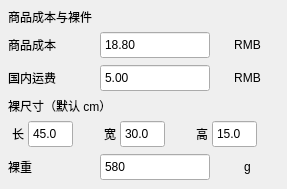
<?xml version="1.0" encoding="UTF-8"?>
<ui version="4.0">
<widget class="QFrame" name="bareProductCard">
                        <property name="sizePolicy">
                         <sizepolicy hsizetype="Expanding" vsizetype="Preferred">
                          <horstretch>1</horstretch>
                          <verstretch>0</verstretch>
                         </sizepolicy>
                        </property>
                        <property name="minimumSize">
                         <size>
                          <width>205</width>
                          <height>0</height>
                         </size>
                        </property>
                        <layout class="QGridLayout" name="bareProductLayout" columnstretch="1,1,1">
                         <property name="leftMargin">
                          <number>8</number>
                         </property>
                         <property name="topMargin">
                          <number>8</number>
                         </property>
                         <property name="rightMargin">
                          <number>8</number>
                         </property>
                         <property name="bottomMargin">
                          <number>8</number>
                         </property>
                         <property name="spacing">
                          <number>5</number>
                         </property>
                         <item row="0" column="0" colspan="3">
                          <widget class="QLabel" name="lblBareProductTitle">
                           <property name="text">
                            <string>商品成本与裸件</string>
                           </property>
                          </widget>
                         </item>
                         <item row="1" column="0">
                          <widget class="QLabel" name="lblProductCost">
                           <property name="text">
                            <string>商品成本</string>
                           </property>
                          </widget>
                         </item>
                         <item row="1" column="1" colspan="2">
                          <layout class="QHBoxLayout" name="layout_spinProductCostRmb">
                           <property name="spacing">
                            <number>6</number>
                           </property>
                           <property name="leftMargin">
                            <number>0</number>
                           </property>
                           <property name="topMargin">
                            <number>0</number>
                           </property>
                           <property name="rightMargin">
                            <number>0</number>
                           </property>
                           <property name="bottomMargin">
                            <number>0</number>
                           </property>
                           <item>
                            <widget class="QDoubleSpinBox" name="spinProductCostRmb">
                             <property name="minimumSize">
                              <size>
                               <width>110</width>
                               <height>28</height>
                              </size>
                             </property>
                             <property name="buttonSymbols">
                              <enum>QAbstractSpinBox::NoButtons</enum>
                             </property>
                             <property name="decimals">
                              <number>2</number>
                             </property>
                             <property name="minimum">
                              <double>0.000000000000000</double>
                             </property>
                             <property name="maximum">
                              <double>999999.000000000000000</double>
                             </property>
                             <property name="singleStep">
                              <double>1.000000000000000</double>
                             </property>
                             <property name="value">
                              <double>18.800000000000001</double>
                             </property>
                            </widget>
                           </item>
                           <item>
                            <widget class="QLabel" name="unit_spinProductCostRmb">
                             <property name="minimumSize">
                              <size>
                               <width>36</width>
                               <height>0</height>
                              </size>
                             </property>
                             <property name="text">
                              <string>RMB</string>
                             </property>
                             <property name="alignment">
                              <set>Qt::AlignmentFlag::AlignCenter</set>
                             </property>
                             <property name="unitLabel" stdset="0">
                              <bool>true</bool>
                             </property>
                            </widget>
                           </item>
                          </layout>
                         </item>
                         <item row="2" column="0">
                          <widget class="QLabel" name="lblDomesticFreight">
                           <property name="text">
                            <string>国内运费</string>
                           </property>
                          </widget>
                         </item>
                         <item row="2" column="1" colspan="2">
                          <layout class="QHBoxLayout" name="layout_spinDomesticFreightRmb">
                           <property name="spacing">
                            <number>6</number>
                           </property>
                           <property name="leftMargin">
                            <number>0</number>
                           </property>
                           <property name="topMargin">
                            <number>0</number>
                           </property>
                           <property name="rightMargin">
                            <number>0</number>
                           </property>
                           <property name="bottomMargin">
                            <number>0</number>
                           </property>
                           <item>
                            <widget class="QDoubleSpinBox" name="spinDomesticFreightRmb">
                             <property name="minimumSize">
                              <size>
                               <width>110</width>
                               <height>28</height>
                              </size>
                             </property>
                             <property name="buttonSymbols">
                              <enum>QAbstractSpinBox::NoButtons</enum>
                             </property>
                             <property name="decimals">
                              <number>2</number>
                             </property>
                             <property name="minimum">
                              <double>0.000000000000000</double>
                             </property>
                             <property name="maximum">
                              <double>999999.000000000000000</double>
                             </property>
                             <property name="singleStep">
                              <double>1.000000000000000</double>
                             </property>
                             <property name="value">
                              <double>5.000000000000000</double>
                             </property>
                            </widget>
                           </item>
                           <item>
                            <widget class="QLabel" name="unit_spinDomesticFreightRmb">
                             <property name="minimumSize">
                              <size>
                               <width>36</width>
                               <height>0</height>
                              </size>
                             </property>
                             <property name="text">
                              <string>RMB</string>
                             </property>
                             <property name="alignment">
                              <set>Qt::AlignmentFlag::AlignCenter</set>
                             </property>
                             <property name="unitLabel" stdset="0">
                              <bool>true</bool>
                             </property>
                            </widget>
                           </item>
                          </layout>
                         </item>
                         <item row="3" column="0" colspan="3">
                          <widget class="QLabel" name="lblBareDimensionsTitle">
                           <property name="text">
                            <string>裸尺寸（默认 cm）</string>
                           </property>
                          </widget>
                         </item>
                         <item row="4" column="0">
                          <layout class="QHBoxLayout" name="layout_spinBareLengthCm">
                           <property name="spacing">
                            <number>0</number>
                           </property>
                           <property name="leftMargin">
                            <number>0</number>
                           </property>
                           <property name="topMargin">
                            <number>0</number>
                           </property>
                           <property name="rightMargin">
                            <number>0</number>
                           </property>
                           <property name="bottomMargin">
                            <number>0</number>
                           </property>
                           <item>
                            <widget class="QLabel" name="lblBareLengthCm">
                             <property name="sizePolicy">
                              <sizepolicy hsizetype="Fixed" vsizetype="Preferred">
                               <horstretch>0</horstretch>
                               <verstretch>0</verstretch>
                              </sizepolicy>
                             </property>
                             <property name="minimumSize">
                              <size>
                               <width>20</width>
                               <height>0</height>
                              </size>
                             </property>
                             <property name="maximumSize">
                              <size>
                               <width>24</width>
                               <height>16777215</height>
                              </size>
                             </property>
                             <property name="text">
                              <string>长</string>
                             </property>
                             <property name="alignment">
                              <set>Qt::AlignmentFlag::AlignCenter</set>
                             </property>
                            </widget>
                           </item>
                           <item>
                            <widget class="QDoubleSpinBox" name="spinBareLengthCm">
                             <property name="sizePolicy">
                              <sizepolicy hsizetype="Expanding" vsizetype="Fixed">
                               <horstretch>0</horstretch>
                               <verstretch>0</verstretch>
                              </sizepolicy>
                             </property>
                             <property name="minimumSize">
                              <size>
                               <width>45</width>
                               <height>28</height>
                              </size>
                             </property>
                             <property name="maximumSize">
                              <size>
                               <width>72</width>
                               <height>30</height>
                              </size>
                             </property>
                             <property name="buttonSymbols">
                              <enum>QAbstractSpinBox::NoButtons</enum>
                             </property>
                             <property name="decimals">
                              <number>1</number>
                             </property>
                             <property name="minimum">
                              <double>0.000000000000000</double>
                             </property>
                             <property name="maximum">
                              <double>999.000000000000000</double>
                             </property>
                             <property name="singleStep">
                              <double>1.000000000000000</double>
                             </property>
                             <property name="value">
                              <double>45.000000000000000</double>
                             </property>
                            </widget>
                           </item>
                           <item>
                            <widget class="QLabel" name="unit_spinBareLengthCm">
                             <property name="minimumSize">
                              <size>
                               <width>22</width>
                               <height>0</height>
                              </size>
                             </property>
                             <property name="maximumSize">
                              <size>
                               <width>28</width>
                               <height>16777215</height>
                              </size>
                             </property>
                             <property name="visible">
                              <bool>false</bool>
                             </property>
                             <property name="text">
                              <string />
                             </property>
                             <property name="alignment">
                              <set>Qt::AlignmentFlag::AlignCenter</set>
                             </property>
                             <property name="unitLabel" stdset="0">
                              <bool>true</bool>
                             </property>
                            </widget>
                           </item>
                          </layout>
                         </item>
                         <item row="4" column="1">
                          <layout class="QHBoxLayout" name="layout_spinBareWidthCm">
                           <property name="spacing">
                            <number>0</number>
                           </property>
                           <property name="leftMargin">
                            <number>0</number>
                           </property>
                           <property name="topMargin">
                            <number>0</number>
                           </property>
                           <property name="rightMargin">
                            <number>0</number>
                           </property>
                           <property name="bottomMargin">
                            <number>0</number>
                           </property>
                           <item>
                            <widget class="QLabel" name="lblBareWidthCm">
                             <property name="sizePolicy">
                              <sizepolicy hsizetype="Fixed" vsizetype="Preferred">
                               <horstretch>0</horstretch>
                               <verstretch>0</verstretch>
                              </sizepolicy>
                             </property>
                             <property name="minimumSize">
                              <size>
                               <width>20</width>
                               <height>0</height>
                              </size>
                             </property>
                             <property name="maximumSize">
                              <size>
                               <width>24</width>
                               <height>16777215</height>
                              </size>
                             </property>
                             <property name="text">
                              <string>宽</string>
                             </property>
                             <property name="alignment">
                              <set>Qt::AlignmentFlag::AlignCenter</set>
                             </property>
                            </widget>
                           </item>
                           <item>
                            <widget class="QDoubleSpinBox" name="spinBareWidthCm">
                             <property name="sizePolicy">
                              <sizepolicy hsizetype="Expanding" vsizetype="Fixed">
                               <horstretch>0</horstretch>
                               <verstretch>0</verstretch>
                              </sizepolicy>
                             </property>
                             <property name="minimumSize">
                              <size>
                               <width>45</width>
                               <height>28</height>
                              </size>
                             </property>
                             <property name="maximumSize">
                              <size>
                               <width>72</width>
                               <height>30</height>
                              </size>
                             </property>
                             <property name="buttonSymbols">
                              <enum>QAbstractSpinBox::NoButtons</enum>
                             </property>
                             <property name="decimals">
                              <number>1</number>
                             </property>
                             <property name="minimum">
                              <double>0.000000000000000</double>
                             </property>
                             <property name="maximum">
                              <double>999.000000000000000</double>
                             </property>
                             <property name="singleStep">
                              <double>1.000000000000000</double>
                             </property>
                             <property name="value">
                              <double>30.000000000000000</double>
                             </property>
                            </widget>
                           </item>
                           <item>
                            <widget class="QLabel" name="unit_spinBareWidthCm">
                             <property name="minimumSize">
                              <size>
                               <width>22</width>
                               <height>0</height>
                              </size>
                             </property>
                             <property name="maximumSize">
                              <size>
                               <width>28</width>
                               <height>16777215</height>
                              </size>
                             </property>
                             <property name="visible">
                              <bool>false</bool>
                             </property>
                             <property name="text">
                              <string />
                             </property>
                             <property name="alignment">
                              <set>Qt::AlignmentFlag::AlignCenter</set>
                             </property>
                             <property name="unitLabel" stdset="0">
                              <bool>true</bool>
                             </property>
                            </widget>
                           </item>
                          </layout>
                         </item>
                         <item row="4" column="2">
                          <layout class="QHBoxLayout" name="layout_spinBareHeightCm">
                           <property name="spacing">
                            <number>0</number>
                           </property>
                           <property name="leftMargin">
                            <number>0</number>
                           </property>
                           <property name="topMargin">
                            <number>0</number>
                           </property>
                           <property name="rightMargin">
                            <number>0</number>
                           </property>
                           <property name="bottomMargin">
                            <number>0</number>
                           </property>
                           <item>
                            <widget class="QLabel" name="lblBareHeightCm">
                             <property name="sizePolicy">
                              <sizepolicy hsizetype="Fixed" vsizetype="Preferred">
                               <horstretch>0</horstretch>
                               <verstretch>0</verstretch>
                              </sizepolicy>
                             </property>
                             <property name="minimumSize">
                              <size>
                               <width>20</width>
                               <height>0</height>
                              </size>
                             </property>
                             <property name="maximumSize">
                              <size>
                               <width>24</width>
                               <height>16777215</height>
                              </size>
                             </property>
                             <property name="text">
                              <string>高</string>
                             </property>
                             <property name="alignment">
                              <set>Qt::AlignmentFlag::AlignCenter</set>
                             </property>
                            </widget>
                           </item>
                           <item>
                            <widget class="QDoubleSpinBox" name="spinBareHeightCm">
                             <property name="sizePolicy">
                              <sizepolicy hsizetype="Expanding" vsizetype="Fixed">
                               <horstretch>0</horstretch>
                               <verstretch>0</verstretch>
                              </sizepolicy>
                             </property>
                             <property name="minimumSize">
                              <size>
                               <width>45</width>
                               <height>28</height>
                              </size>
                             </property>
                             <property name="maximumSize">
                              <size>
                               <width>72</width>
                               <height>30</height>
                              </size>
                             </property>
                             <property name="buttonSymbols">
                              <enum>QAbstractSpinBox::NoButtons</enum>
                             </property>
                             <property name="decimals">
                              <number>1</number>
                             </property>
                             <property name="minimum">
                              <double>0.000000000000000</double>
                             </property>
                             <property name="maximum">
                              <double>999.000000000000000</double>
                             </property>
                             <property name="singleStep">
                              <double>1.000000000000000</double>
                             </property>
                             <property name="value">
                              <double>15.000000000000000</double>
                             </property>
                            </widget>
                           </item>
                           <item>
                            <widget class="QLabel" name="unit_spinBareHeightCm">
                             <property name="minimumSize">
                              <size>
                               <width>22</width>
                               <height>0</height>
                              </size>
                             </property>
                             <property name="maximumSize">
                              <size>
                               <width>28</width>
                               <height>16777215</height>
                              </size>
                             </property>
                             <property name="visible">
                              <bool>false</bool>
                             </property>
                             <property name="text">
                              <string />
                             </property>
                             <property name="alignment">
                              <set>Qt::AlignmentFlag::AlignCenter</set>
                             </property>
                             <property name="unitLabel" stdset="0">
                              <bool>true</bool>
                             </property>
                            </widget>
                           </item>
                          </layout>
                         </item>
                         <item row="5" column="0">
                          <widget class="QLabel" name="lblBareWeight">
                           <property name="text">
                            <string>裸重</string>
                           </property>
                          </widget>
                         </item>
                         <item row="5" column="1" colspan="2">
                          <layout class="QHBoxLayout" name="layout_spinBareWeightG">
                           <property name="spacing">
                            <number>6</number>
                           </property>
                           <property name="leftMargin">
                            <number>0</number>
                           </property>
                           <property name="topMargin">
                            <number>0</number>
                           </property>
                           <property name="rightMargin">
                            <number>0</number>
                           </property>
                           <property name="bottomMargin">
                            <number>0</number>
                           </property>
                           <item>
                            <widget class="QDoubleSpinBox" name="spinBareWeightG">
                             <property name="minimumSize">
                              <size>
                               <width>110</width>
                               <height>28</height>
                              </size>
                             </property>
                             <property name="buttonSymbols">
                              <enum>QAbstractSpinBox::NoButtons</enum>
                             </property>
                             <property name="decimals">
                              <number>0</number>
                             </property>
                             <property name="minimum">
                              <double>0.000000000000000</double>
                             </property>
                             <property name="maximum">
                              <double>999999.000000000000000</double>
                             </property>
                             <property name="singleStep">
                              <double>1.000000000000000</double>
                             </property>
                             <property name="value">
                              <double>580.000000000000000</double>
                             </property>
                            </widget>
                           </item>
                           <item>
                            <widget class="QLabel" name="unit_spinBareWeightG">
                             <property name="minimumSize">
                              <size>
                               <width>28</width>
                               <height>0</height>
                              </size>
                             </property>
                             <property name="text">
                              <string>g</string>
                             </property>
                             <property name="alignment">
                              <set>Qt::AlignmentFlag::AlignCenter</set>
                             </property>
                             <property name="unitLabel" stdset="0">
                              <bool>true</bool>
                             </property>
                            </widget>
                           </item>
                          </layout>
                         </item>
                        </layout>
                       </widget>
</ui>
